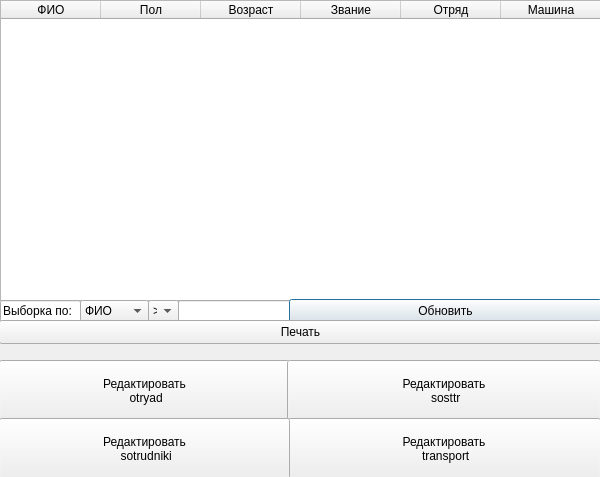
<?xml version="1.0" encoding="UTF-8"?>
<ui version="4.0">
 <class>Dialog</class>
 <widget class="QDialog" name="Dialog">
  <property name="geometry">
   <rect>
    <x>0</x>
    <y>0</y>
    <width>600</width>
    <height>477</height>
   </rect>
  </property>
  <property name="windowTitle">
   <string>Главное меню</string>
  </property>
  <widget class="QTableWidget" name="tableWidget">
   <property name="geometry">
    <rect>
     <x>0</x>
     <y>0</y>
     <width>601</width>
     <height>301</height>
    </rect>
   </property>
   <property name="horizontalScrollBarPolicy">
    <enum>Qt::ScrollBarAlwaysOff</enum>
   </property>
   <column>
    <property name="text">
     <string>ФИО</string>
    </property>
   </column>
   <column>
    <property name="text">
     <string>Пол</string>
    </property>
   </column>
   <column>
    <property name="text">
     <string>Возраст</string>
    </property>
   </column>
   <column>
    <property name="text">
     <string>Звание</string>
    </property>
   </column>
   <column>
    <property name="text">
     <string>Отряд</string>
    </property>
   </column>
   <column>
    <property name="text">
     <string>Машина</string>
    </property>
   </column>
  </widget>
  <widget class="QLineEdit" name="lineEdit">
   <property name="geometry">
    <rect>
     <x>0</x>
     <y>300</y>
     <width>81</width>
     <height>22</height>
    </rect>
   </property>
   <property name="text">
    <string>Выборка по:</string>
   </property>
   <property name="readOnly">
    <bool>true</bool>
   </property>
  </widget>
  <widget class="QComboBox" name="comboBox">
   <property name="geometry">
    <rect>
     <x>80</x>
     <y>300</y>
     <width>69</width>
     <height>22</height>
    </rect>
   </property>
   <item>
    <property name="text">
     <string>ФИО</string>
    </property>
   </item>
   <item>
    <property name="text">
     <string>ПОЛ</string>
    </property>
   </item>
   <item>
    <property name="text">
     <string>ВОЗРАСТ</string>
    </property>
   </item>
   <item>
    <property name="text">
     <string>ЗВАНИЕ</string>
    </property>
   </item>
   <item>
    <property name="text">
     <string>ОТРЯД</string>
    </property>
   </item>
   <item>
    <property name="text">
     <string>МАШИНА</string>
    </property>
   </item>
  </widget>
  <widget class="QComboBox" name="comboBox_2">
   <property name="geometry">
    <rect>
     <x>148</x>
     <y>300</y>
     <width>31</width>
     <height>22</height>
    </rect>
   </property>
   <item>
    <property name="text">
     <string>&gt;</string>
    </property>
   </item>
   <item>
    <property name="text">
     <string>&lt;</string>
    </property>
   </item>
   <item>
    <property name="text">
     <string>=</string>
    </property>
   </item>
  </widget>
  <widget class="QLineEdit" name="lineEdit_2">
   <property name="geometry">
    <rect>
     <x>178</x>
     <y>300</y>
     <width>113</width>
     <height>22</height>
    </rect>
   </property>
  </widget>
  <widget class="QPushButton" name="pushButton">
   <property name="geometry">
    <rect>
     <x>289</x>
     <y>299</y>
     <width>313</width>
     <height>24</height>
    </rect>
   </property>
   <property name="text">
    <string>Обновить</string>
   </property>
  </widget>
  <widget class="QPushButton" name="pushButton_2">
   <property name="geometry">
    <rect>
     <x>-1</x>
     <y>360</y>
     <width>291</width>
     <height>61</height>
    </rect>
   </property>
   <property name="text">
    <string>Редактировать 
 otryad</string>
   </property>
  </widget>
  <widget class="QPushButton" name="pushButton_3">
   <property name="geometry">
    <rect>
     <x>287</x>
     <y>360</y>
     <width>314</width>
     <height>61</height>
    </rect>
   </property>
   <property name="text">
    <string>Редактировать 
 sosttr</string>
   </property>
  </widget>
  <widget class="QPushButton" name="pushButton_4">
   <property name="geometry">
    <rect>
     <x>287</x>
     <y>418</y>
     <width>314</width>
     <height>61</height>
    </rect>
   </property>
   <property name="text">
    <string>Редактировать 
 transport</string>
   </property>
  </widget>
  <widget class="QPushButton" name="pushButton_5">
   <property name="geometry">
    <rect>
     <x>-1</x>
     <y>418</y>
     <width>291</width>
     <height>61</height>
    </rect>
   </property>
   <property name="text">
    <string>Редактировать 
 sotrudniki</string>
   </property>
  </widget>
  <widget class="QPushButton" name="pushButton_6">
   <property name="geometry">
    <rect>
     <x>-1</x>
     <y>320</y>
     <width>603</width>
     <height>24</height>
    </rect>
   </property>
   <property name="text">
    <string>Печать</string>
   </property>
  </widget>
 </widget>
 <resources/>
 <connections/>
</ui>
